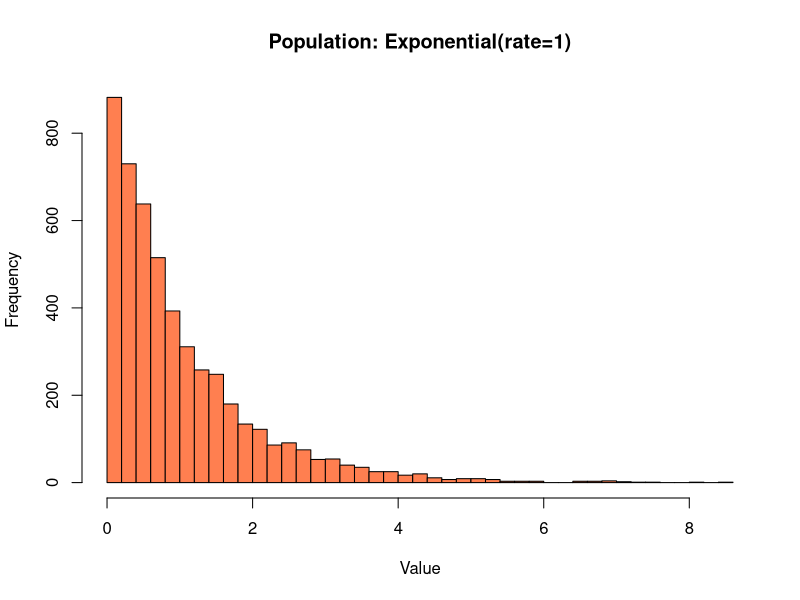
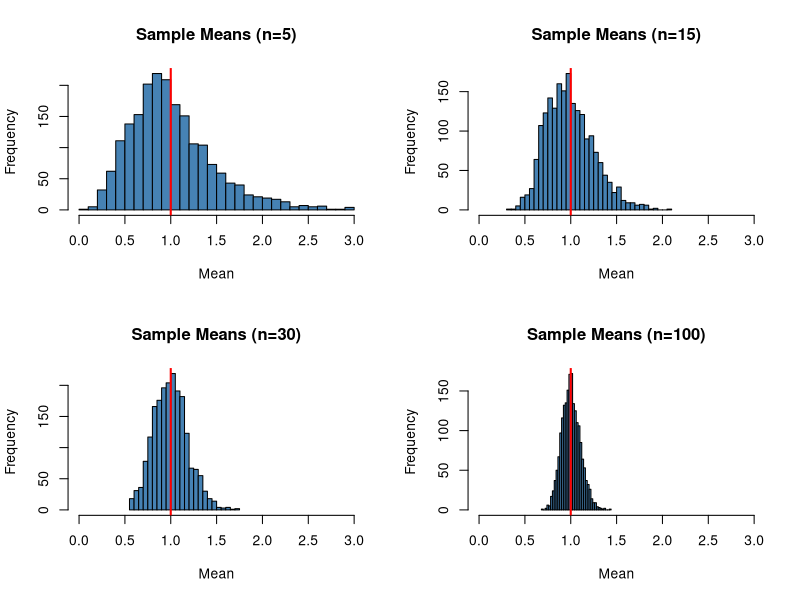
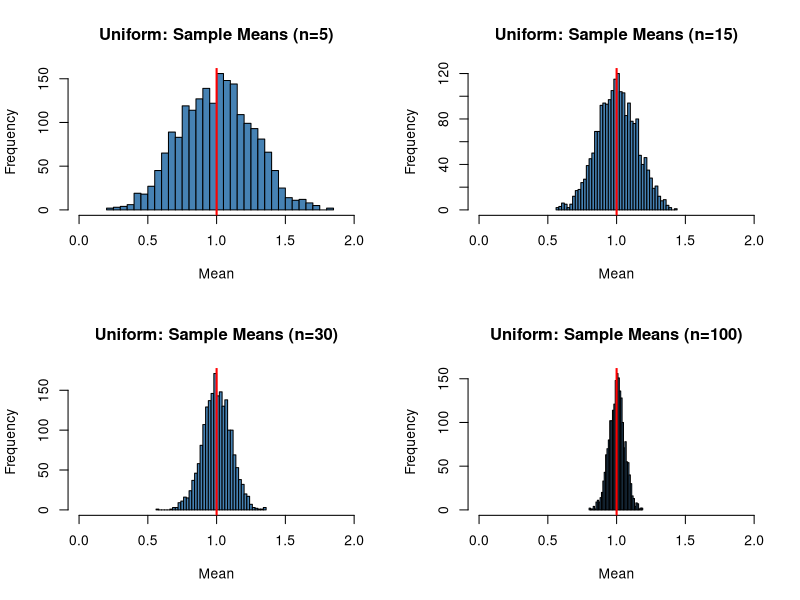
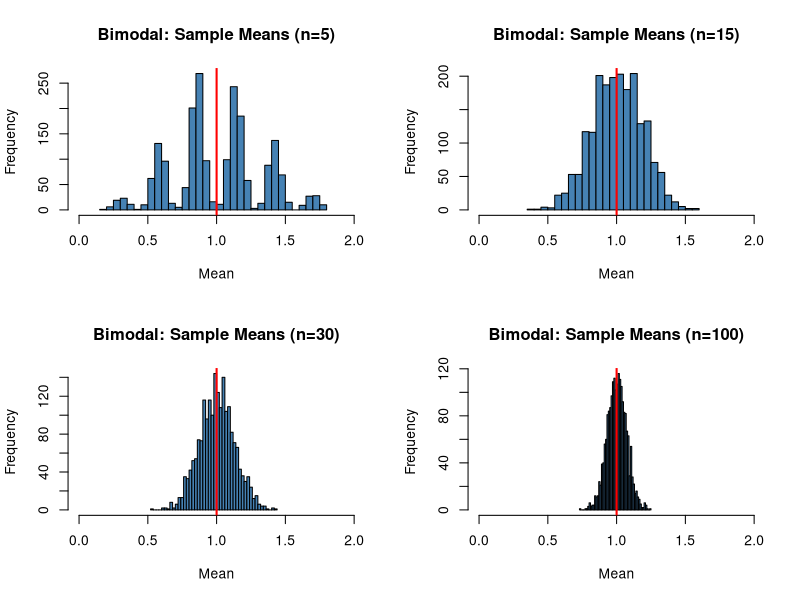

These charts were generated, in order, by the following R code:
## ---- chunk 1
set.seed(42)

# Population: exponential distribution (right-skewed, rate=1, mean=1)
population <- rexp(100000, rate = 1)
hist(population[1:5000], breaks = 50, main = "Population: Exponential(rate=1)",
     col = "coral", xlab = "Value")
cat("Population mean:", round(mean(population), 3), "\n")
cat("Population SD:", round(sd(population), 3), "\n")
## ---- chunk 2
set.seed(42)
par(mfrow = c(2, 2))

for (n in c(5, 15, 30, 100)) {
  sample_means <- replicate(2000, mean(sample(population, n)))
  hist(sample_means, breaks = 40,
       main = paste0("Sample Means (n=", n, ")"),
       col = "steelblue", xlab = "Mean", xlim = c(0, 3))
  abline(v = 1, col = "red", lwd = 2)   # True mean
}
## ---- chunk 3
# Compare observed SE to theoretical SE (sigma / sqrt(n))
sigma <- sd(population)

for (n in c(5, 15, 30, 100)) {
  sample_means <- replicate(2000, mean(sample(population, n)))
  observed_se <- sd(sample_means)
  theoretical_se <- sigma / sqrt(n)
  cat(sprintf("n=%3d: Observed SE=%.4f, Theoretical SE=%.4f\n",
              n, observed_se, theoretical_se))
}
## ---- chunk 4
# Your code — choose a different population shape
set.seed(42)
par(mfrow = c(2, 2))

# Uniform population (true mean = 1)
population <- runif(100000, 0, 2)

for (n in c(5, 15, 30, 100)) {
  sample_means <- replicate(2000, mean(sample(population, n)))
  hist(sample_means, breaks = 40,
       main = paste0("Uniform: Sample Means (n=", n, ")"),
       col = "steelblue", xlab = "Mean", xlim = c(0, 2))
  abline(v = 1, col = "red", lwd = 2)   # True mean
}

# Bimodal population (true mean = 1)
population <- c(rnorm(50000, 0.3, 0.1), rnorm(50000, 1.7, 0.1))

for (n in c(5, 15, 30, 100)) {
  sample_means <- replicate(2000, mean(sample(population, n)))
  hist(sample_means, breaks = 40,
       main = paste0("Bimodal: Sample Means (n=", n, ")"),
       col = "steelblue", xlab = "Mean", xlim = c(0, 2))
  abline(v = 1, col = "red", lwd = 2)   # True mean
}
